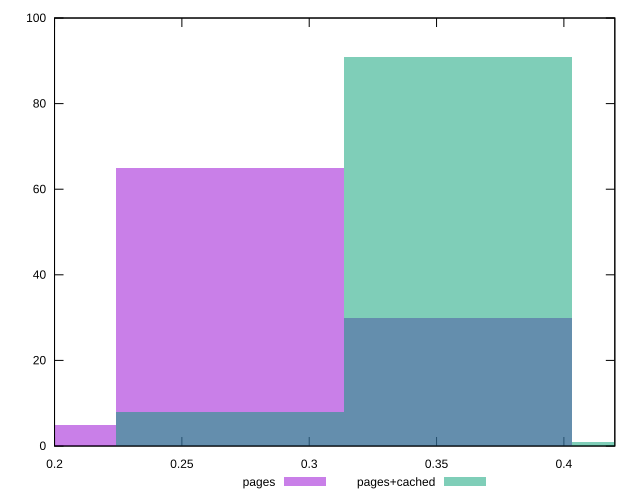

The gnuplot source for this figure:
reset

$pages <<EOF
0.2687652356402392 65
0.17917682376015945 5
0.3583536475203189 30
EOF

$pagesCached <<EOF
0.2687652356402392 8
0.3583536475203189 91
0.4479420594003986 1
EOF

set key outside below
set boxwidth 0.08958841188007972
set xrange [0.2:0.42]
set yrange [0:100]
set trange [0:100]
set style fill transparent solid 0.5 noborder
set terminal svg size 640, 500 enhanced background rgb 'white'
set output "report_00009_2021-02-08T22-37-41.559Z/meta/score/comparison/histogram/0_vs_1.svg"

plot $pages title "pages" with boxes, \
     $pagesCached title "pages+cached" with boxes

reset
